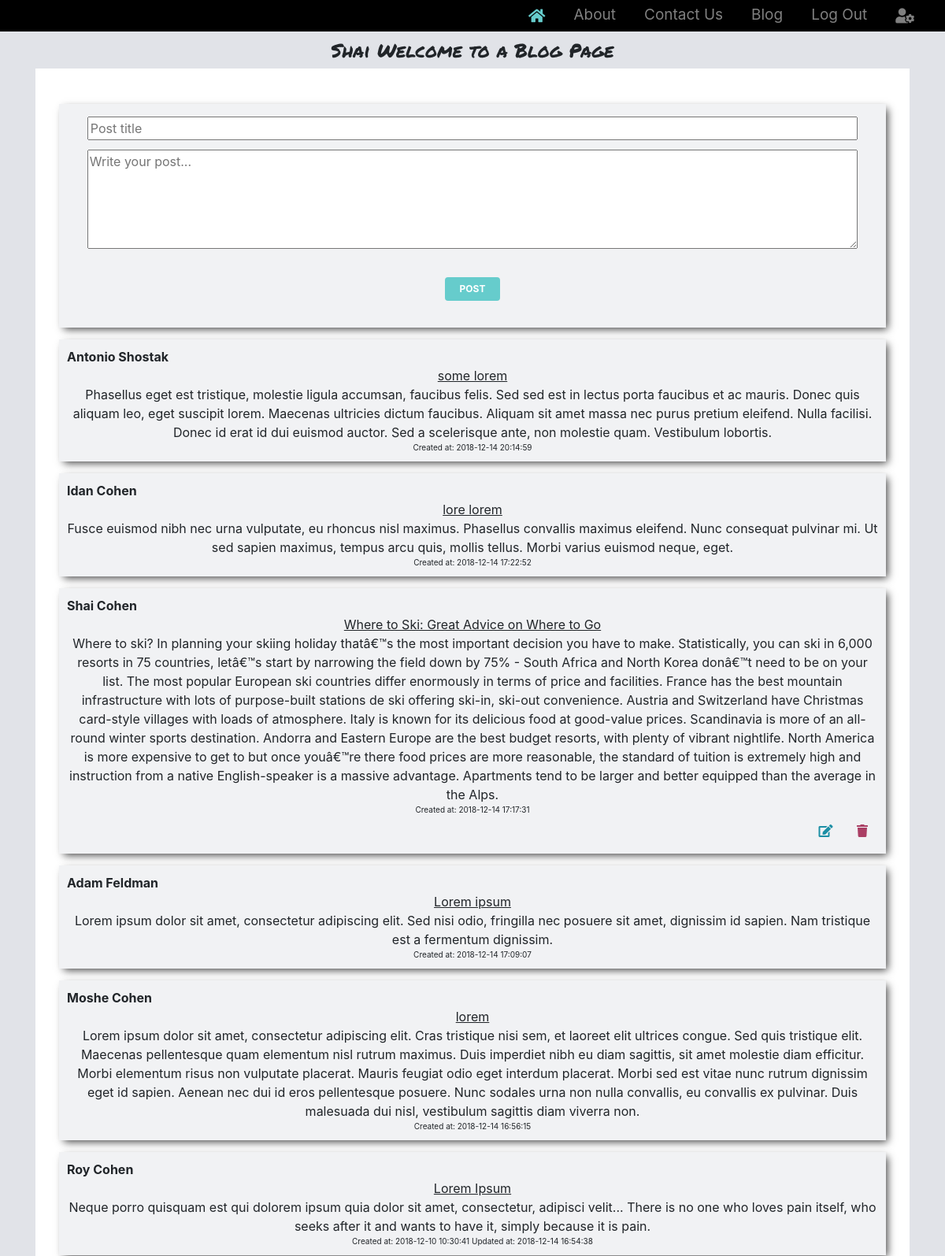
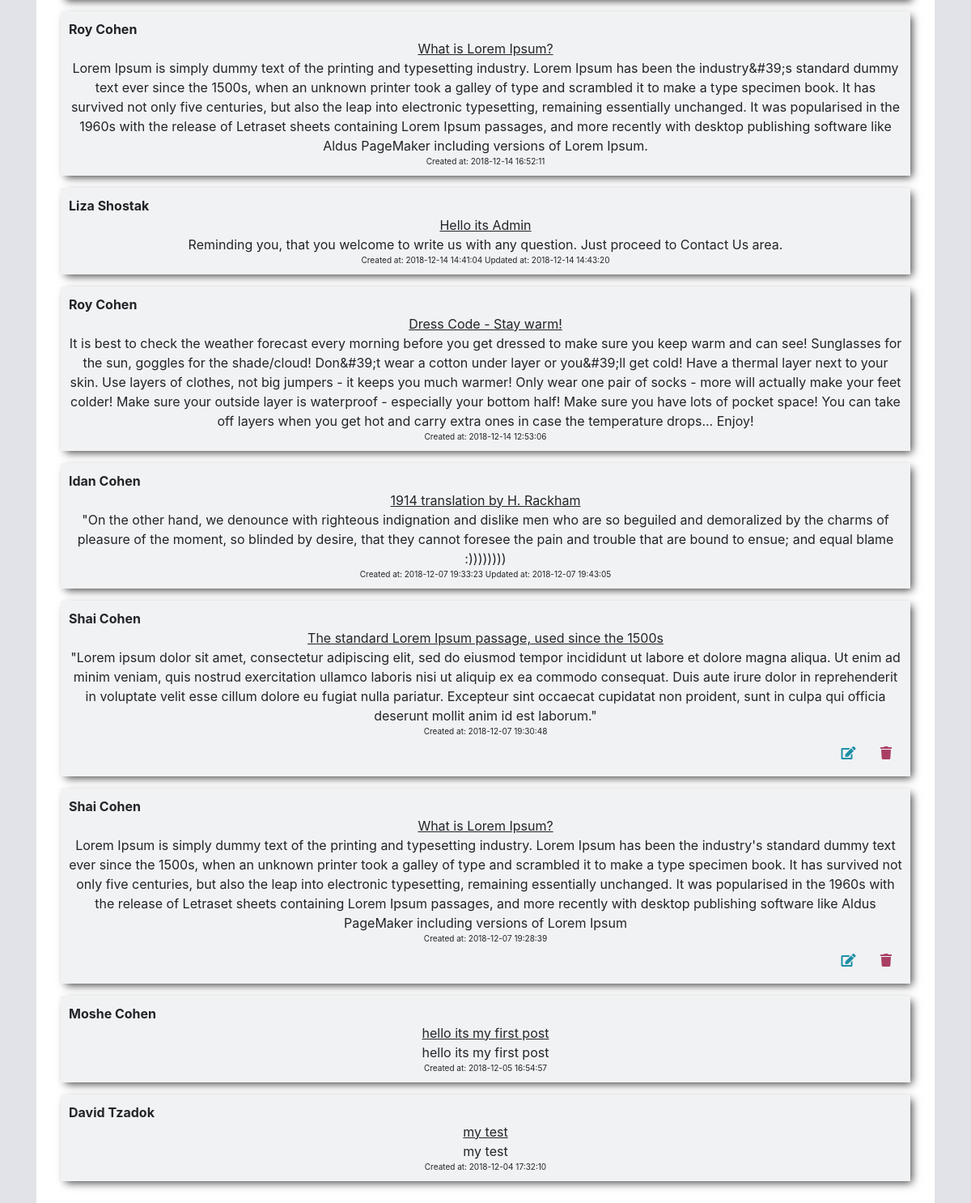
The page /blog.php (signed in) on the database its author committed (2 pictures, top to bottom).
### tables this page shows
CREATE TABLE `posts` (
  `id` int(11) NOT NULL,
  `uid` int(11) NOT NULL,
  `title` varchar(500) NOT NULL,
  `article` text NOT NULL,
  `created_at` datetime NOT NULL DEFAULT CURRENT_TIMESTAMP,
  `updated_at` datetime NOT NULL DEFAULT CURRENT_TIMESTAMP
);

CREATE TABLE `users` (
  `id` int(11) NOT NULL,
  `first_name` varchar(255) NOT NULL,
  `last_name` varchar(255) NOT NULL,
  `email` varchar(255) NOT NULL,
  `password` varchar(255) NOT NULL,
  `role` int(11) NOT NULL,
  `status` int(11) NOT NULL
);

### blog.php (the view, shortened to what this page needs)
<?php
$title = "";
$txt_area = "";
$user = "";
if (confirm_user()) {
    $user = $_SESSION['uname'];
    $user = ucfirst($user);
} else {
    header("location: index.php");
}
if ($link = db_connect()) {
    $sql = "SELECT posts.*,users.first_name ,users.last_name FROM posts JOIN users on posts.uid = users.id ORDER BY updated_at DESC";
    $result = mysqli_query($link, $sql);
    if ($result && mysqli_num_rows($result) > 0) {
        while ($row = mysqli_fetch_assoc($result)) {
            $data[] = $row;
        }
    }
}
?>
<?php
require_once 'tamplate/header.php';
?>
<div class="sign-up">
    <div class="container">
        <h4 style="font-family: 'Permanent Marker', cursive;"><?= $user ?> Welcome to a Blog Page </h4>
        <div class="blog-page">
            <div class="row">
                <div class="col-md-12 blog-page">
                    <div class="blog-page-item">
                        <form  action="" method="post">
                            <div class="md-form">
                                <input style="width:95%" class="form-input" type="text" name="title" placeholder="Post title" value="<?php echo $title; ?>">
                            </div>
                            <div class="md-form">
                                <textarea  class="form-input" style="width:95%" rows="5" name="txt_area" placeholder="Write your post..." value="" ><?php echo $txt_area; ?></textarea>
                            </div>
                            <div class="text-center mt-4">
                                <input  class="btn btn-primary my-btn" id="submit" type="submit" name="submit" value="POST">
                            </div>
                        </form>
                        <br>
                    </div>
                    <?php if (isset($data)) : ?>
                        <?php foreach ($data as $post): ?>
                            <div class="blog-page-item" >
                                <div align="left" style="font-weight:bold">
                                    <?= htmlspecialchars(ucwords($post['first_name'] . " " . $post['last_name'])); ?>
                                </div>
                                <div id="current_post_<?= $post['id'] ?>" style=" display: block;">
                                    <div style=" text-decoration: underline;">
                                        <?= htmlspecialchars($post['title']) ?>
                                    </div>
                                    <div>
                                        <?= htmlspecialchars($post['article']) ?>
                                    </div>
                                    <div style="font-size:10px; ">
                                        <span> Created at:  <?= $post['created_at']; ?></span>
                                        <?php if ($post['created_at'] !== $post['updated_at']) : ?>
                                            <span>   Updated at:  <?= $post['updated_at'] ?></span>
                                        <?php endif; ?>
                                    </div>
                                    <?php if ($post['uid'] == $_SESSION['user_id']): ?>
                                        <div align="right">
                                            <a class="btn" id="<?= $post['id'] ?>" onclick="edit_post(this.id)">
                                                <span style="color: #1d8fa5; font-size: 1em;">
                                                    <i class="fas fa-edit"></i></span></a>
                                            <a class="btn" id="<?= $post['id'] ?>" onclick="delete_post(this.id)">
                                                <span style="color: #aa3f64; font-size: 1em;">
                                                    <i class="fas fa-trash"></i></span></a>
                                        </div>
                                    <?php endif; ?>
                                </div>
                            </div>
                        <?php endforeach; ?>
                    <?php endif; ?>
                </div>
            </div>
        </div>
    </div>
</div>
<?php require_once 'tamplate/footer.php'; ?>

### style/style.css (style rules this page uses)
html,body { height: 100%; }
.container { display: flex; flex-direction: column; justify-content: center; height: 100%; padding-top: 50px; }
.sign-up { text-align: center; background-color:#e1e3e8; min-height: 100%; }
.form-input { margin: 6px; }
.blog-page { background-color: white; width: 100%; height:100%; text-align: center; padding: 15px; }
.blog-page-item { background-color:#e1e3e878; padding: 10px; margin: 15px 15px 15px 15px; box-shadow: 4px 4px 10px -2px rgba(0,0,0,0.75); }
.my-btn { background-color:#66CCCC; font-weight: bold; width:70px; font-size: 12px; text-align: center; border:none; color: white; }

### rows shown on the page
posts: uid.last_name "Antonio Shostak", title "some lorem", article "Phasellus eget est tristique, molestie ligula accumsan, faucibus felis. Sed sed est in lectus porta faucibus et ac mauris. Donec quis aliquam leo, eget suscipit lorem. Maecenas ultricies dictum faucibus. Aliquam sit amet massa nec purus pretium eleifend. Nulla facilisi. Donec id erat id dui euismod auctor. Sed a scelerisque ante, non molestie quam. Vestibulum lobortis.", created_at "2018-12-14 20:14:59"
posts: uid.last_name "Idan Cohen", title "lore lorem", article "Fusce euismod nibh nec urna vulputate, eu rhoncus nisl maximus. Phasellus convallis maximus eleifend. Nunc consequat pulvinar mi. Ut sed sapien maximus, tempus arcu quis, mollis tellus. Morbi varius euismod neque, eget.", created_at "2018-12-14 17:22:52"
posts: uid.last_name "Shai Cohen", title "Where to Ski: Great Advice on Where to Go", article "Where to ski? In planning your skiing holiday thatâ€™s the most important decision you have to make. Statistically, you can ski in 6,000 resorts in 75 countries, letâ€™s start by narrowing the field down by 75% - South Africa and North Korea donâ€™t need to be on your list. The most popular European ski countries differ enormously in terms of price and facilities. France has the best mountain infrastructure with lots of purpose-built stations de ski offering ski-in, ski-out convenience. Austria and Switzerland have Christmas card-style villages with loads of atmosphere. Italy is known for its delicious food at good-value prices. Scandinavia is more of an all-round winter sports destination.…", created_at "2018-12-14 17:17:31"
posts: uid.last_name "Adam Feldman", title "Lorem ipsum", article "Lorem ipsum dolor sit amet, consectetur adipiscing elit. Sed nisi odio, fringilla nec posuere sit amet, dignissim id sapien. Nam tristique est a fermentum dignissim.", created_at "2018-12-14 17:09:07"
posts: uid.last_name "Moshe Cohen", title "lorem", article "Lorem ipsum dolor sit amet, consectetur adipiscing elit. Cras tristique nisi sem, et laoreet elit ultrices congue. Sed quis tristique elit. Maecenas pellentesque quam elementum nisl rutrum maximus. Duis imperdiet nibh eu diam sagittis, sit amet molestie diam efficitur. Morbi elementum risus non vulputate placerat. Mauris feugiat odio eget interdum placerat. Morbi sed est vitae nunc rutrum dignissim eget id sapien. Aenean nec dui id eros pellentesque posuere. Nunc sodales urna non nulla convallis, eu convallis ex pulvinar. Duis malesuada dui nisl, vestibulum sagittis diam viverra non.", created_at "2018-12-14 16:56:15"
posts: uid.last_name "Roy Cohen", title "Lorem Ipsum", article "Neque porro quisquam est qui dolorem ipsum quia dolor sit amet, consectetur, adipisci velit... There is no one who loves pain itself, who seeks after it and wants to have it, simply because it is pain.", created_at "2018-12-10 10:30:41", updated_at "2018-12-14 16:54:38"
posts: uid.last_name "Roy Cohen", title "What is Lorem Ipsum?", article "Lorem Ipsum is simply dummy text of the printing and typesetting industry. Lorem Ipsum has been the industry&#39;s standard dummy text ever since the 1500s, when an unknown printer took a galley of type and scrambled it to make a type specimen book. It has survived not only five centuries, but also the leap into electronic typesetting, remaining essentially unchanged. It was popularised in the 1960s with the release of Letraset sheets containing Lorem Ipsum passages, and more recently with desktop publishing software like Aldus PageMaker including versions of Lorem Ipsum.", created_at "2018-12-14 16:52:11"
posts: uid.last_name "Liza Shostak", title "Hello its Admin", article "Reminding you, that you welcome to write us with any question. Just proceed to Contact Us area.", created_at "2018-12-14 14:41:04", updated_at "2018-12-14 14:43:20"
posts: uid.last_name "Roy Cohen", title "Dress Code - Stay warm!", article "It is best to check the weather forecast every morning before you get dressed to make sure you keep warm and can see! Sunglasses for the sun, goggles for the shade/cloud! Don&#39;t wear a cotton under layer or you&#39;ll get cold! Have a thermal layer next to your skin. Use layers of clothes, not big jumpers - it keeps you much warmer! Only wear one pair of socks - more will actually make your feet colder! Make sure your outside layer is waterproof - especially your bottom half! Make sure you have lots of pocket space! You can take off layers when you get hot and carry extra ones in case the temperature drops... Enjoy!", created_at "2018-12-14 12:53:06"
posts: uid.last_name "Idan Cohen", title "1914 translation by H. Rackham", article "\"On the other hand, we denounce with righteous indignation and dislike men who are so beguiled and demoralized by the charms of pleasure of the moment, so blinded by desire, that they cannot foresee the pain and trouble that are bound to ensue; and equal blame :))))))))", created_at "2018-12-07 19:33:23", updated_at "2018-12-07 19:43:05"
posts: uid.last_name "Shai Cohen", title "The standard Lorem Ipsum passage, used since the 1500s", article "\"Lorem ipsum dolor sit amet, consectetur adipiscing elit, sed do eiusmod tempor incididunt ut labore et dolore magna aliqua. Ut enim ad minim veniam, quis nostrud exercitation ullamco laboris nisi ut aliquip ex ea commodo consequat. Duis aute irure dolor in reprehenderit in voluptate velit esse cillum dolore eu fugiat nulla pariatur. Excepteur sint occaecat cupidatat non proident, sunt in culpa qui officia deserunt mollit anim id est laborum.\"", created_at "2018-12-07 19:30:48"
posts: uid.last_name "Shai Cohen", title "What is Lorem Ipsum?", article "Lorem Ipsum is simply dummy text of the printing and typesetting industry. Lorem Ipsum has been the industry's standard dummy text ever since the 1500s, when an unknown printer took a galley of type and scrambled it to make a type specimen book. It has survived not only five centuries, but also the leap into electronic typesetting, remaining essentially unchanged. It was popularised in the 1960s with the release of Letraset sheets containing Lorem Ipsum passages, and more recently with desktop publishing software like Aldus PageMaker including versions of Lorem Ipsum", created_at "2018-12-07 19:28:39"
posts: uid.last_name "Moshe Cohen", title "hello its my first post", article "hello its my first post", created_at "2018-12-05 16:54:57"
posts: uid.last_name "David Tzadok", title "my test", article "my test", created_at "2018-12-04 17:32:10"

### other values the page prints
$user "Shai"
